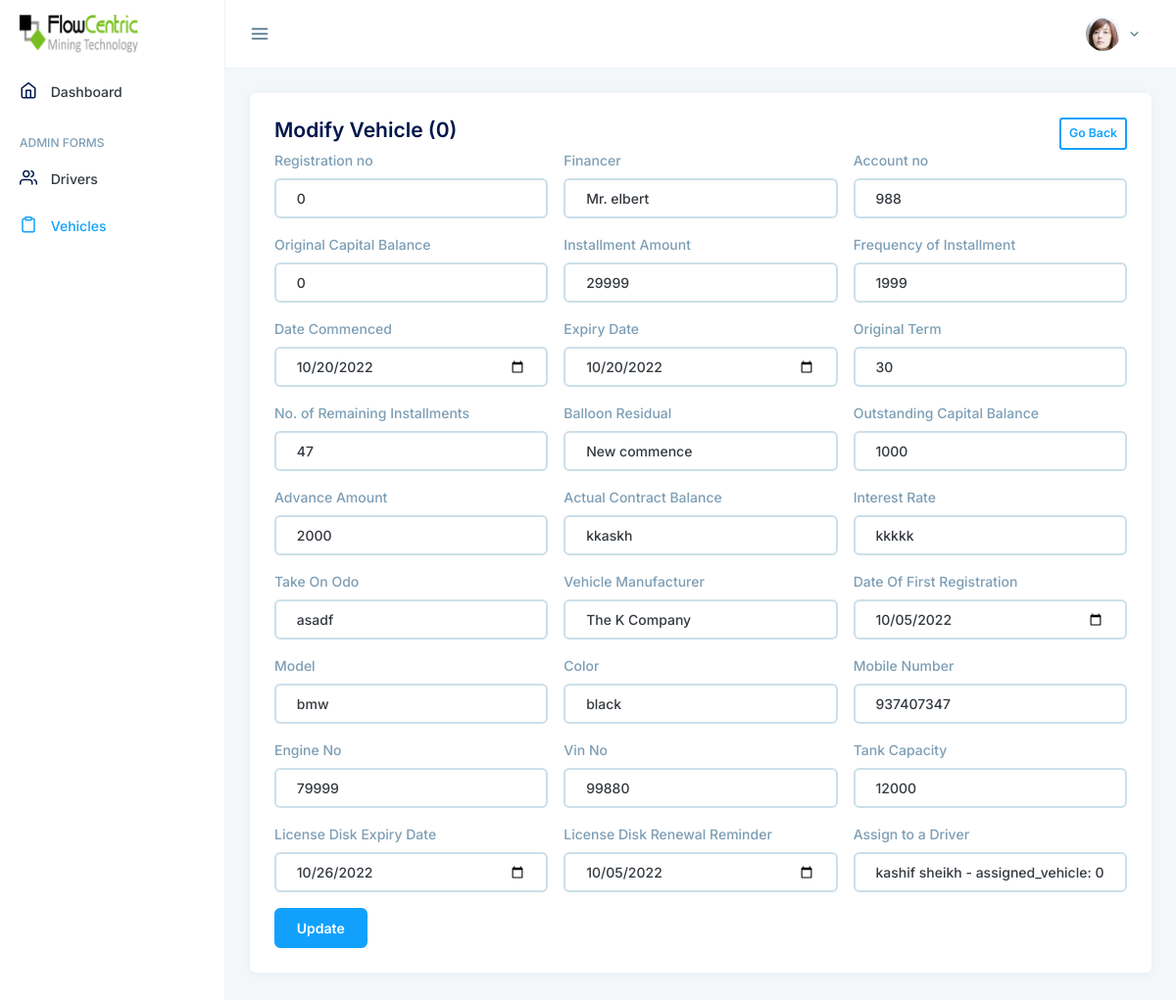
/vehicle_edit/3, run on an earlier commit of the app's database.
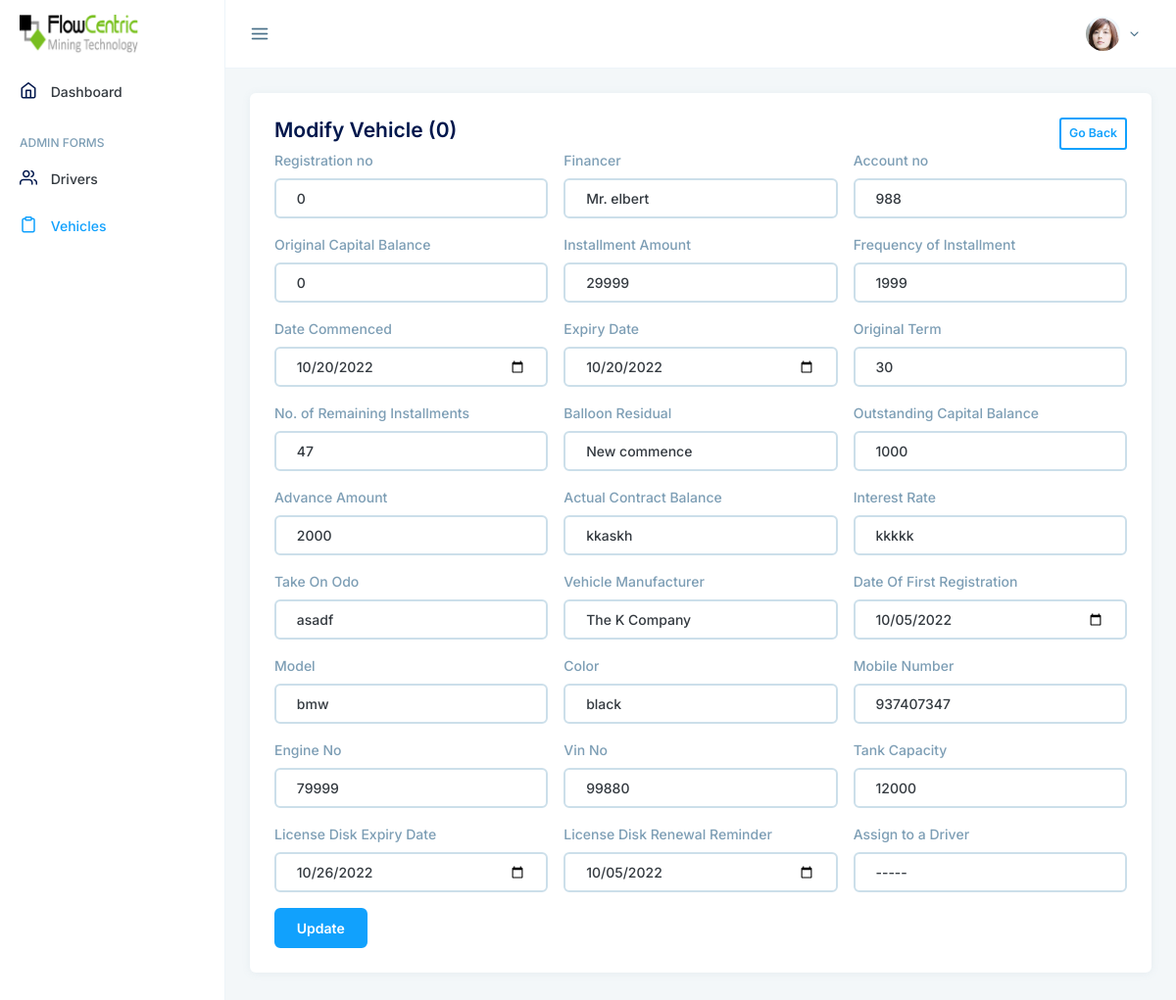
And on a later commit of the database.
### myapp/models.py (models this page shows)
class Vehicle(db.Model):
    id = db.Column(db.Integer, primary_key=True)
    registration_no = db.Column(db.Integer, nullable=False, unique=False)
    financer = db.Column(db.String(100), nullable=False, unique=False)
    account_no = db.Column(db.Integer, nullable=False, unique=False)
    original_capital_balance = db.Column(db.Integer, nullable=False, unique=False)
    installment_amount = db.Column(db.Integer, nullable=False, unique=False)
    frequency_of_installment = db.Column(db.Integer, nullable=False, unique=False)
    date_commenced = db.Column(db.Date, nullable=False, unique=False, default=datetime.now().date)
    expiry_date = db.Column(db.Date, nullable=False, unique=False, default=datetime.now().date)
    original_term = db.Column(db.Integer, nullable=False, unique=False)
    remaining_installments = db.Column(db.Integer, nullable=False, unique=False)
    balloon_risidual = db.Column(db.String(100), nullable=False, unique=False)
    outstanding_capital_balance = db.Column(db.Integer, nullable=False, unique=False)
    advance_amount = db.Column(db.Integer, nullable=False, unique=False)
    actual_contract_balance = db.Column(db.Integer, nullable=False, unique=False)
    interest_rate = db.Column(db.Integer, nullable=False, unique=False)
    take_on_odo = db.Column(db.String(100), nullable=False, unique=False)
    vehicle_manufacturer = db.Column(db.String(100), nullable=False, unique=False)
    date_of_first_registration = db.Column(db.Date, default=datetime.now().date)
    model = db.Column(db.String(25), nullable=False, unique=False)
    color = db.Column(db.String(25), nullable=False, unique=False)
    mobile_number = db.Column(db.Integer, nullable=True, unique=False)
    engine_no = db.Column(db.String(50), nullable=False, unique=False)
    vin_no = db.Column(db.String(50), nullable=False, unique=False)
    tank_capacity = db.Column(db.String(50), nullable=False, unique=False)
    license_disk_expiry_date = db.Column(db.Date, default=datetime.now().date)
    license_disk_renewal_date = db.Column(db.Date, default=datetime.now().date)
    driver_id = db.Column(db.Integer, db.ForeignKey("user.id"), unique=True, nullable=True)
    vehicle = db.relationship("VehicleExpense", backref="vehicle", uselist=False)
    def __repr__(self):
        return f"{self.registration_no}, financer: {self.financer}"

class User(db.Model, UserMixin):
    id = db.Column(db.Integer, primary_key=True)
    username = db.Column(db.String(40), nullable=False)
    email = db.Column(db.String(70))
    joining_date = db.Column(db.DateTime, default=datetime.now)
    password = db.Column(db.String(400))
    is_admin = db.Column(db.Boolean, default=False)
    employee_no = db.Column(db.Integer, unique=False, nullable=True)
    fleet_no = db.Column(db.Integer, unique=False, nullable=True)
    milage = db.Column(db.Integer, unique=False, nullable=True)
    driver_license_image = db.Column(db.String(200), unique=False, nullable=True)
    id_no_image = db.Column(db.String(200), unique=False, nullable=True)
    drivers_license_no = db.Column(db.Integer, unique=False, nullable=True)
    drivers_license_endorced = db.Column(db.String(5), unique=False, nullable=True)
    drivers_license_renewal_date = db.Column(db.Date, default=datetime.now().date)
    cell_no = db.Column(db.Integer, unique=False, nullable=True)
    family_members = db.Column(db.String(300), unique=False, nullable=True)
    vehicle = db.relationship("Vehicle", backref="driver", uselist=False)
    fleet_card = db.relationship("FleetCard", backref="fleet_card_driver", uselist=False)
    maintanance = db.relationship("MaintenancesTyres", backref="driver_maintanance", lazy='dynamic')
    vehicle_expense = db.relationship("VehicleExpense", backref="vehicle_expense", uselist=True)
    def __repr__(self):
        return f"{self.username} - assigned_vehicle: {self.vehicle}"

### myapp/driver/routes.py (the view, shortened to what this page needs)
@Admin_DriverVehicle.route("/vehicle_edit/<int:id>", methods=["GET", "POST"])
def edit_vehicle(id):
    vehicle = Vehicle.query.get(id)
    drivers = User.query.filter_by(is_admin=False).all()
    return render_template("admin/vehicle/vehicle_edit.html",
                           vehicle=vehicle, drivers=drivers,
                           vclass="router-link-active")

### myapp/templates/admin/vehicle/vehicle_edit.html (shortened to what the changed rows need)
{% extends "admin/admin_layout.html" %}
{% block body %}
<div class="main">
  <div class="card">
    <div class="card-body">
        <div class="d-flex flex-row justify-content-between">
            <h4>Modify Vehicle ({{ vehicle.registration_no }})</h4>
            <button class="btn btn-sm btn-outline-primary"
                onclick="history.back();">Go Back</button>
        </div>
      <form
        action="{{ url_for('Admin_DriverVehicle.edit_vehicle', id=vehicle.id) }}"
        method="post"
        class="row g-3 needs-validation"
        enctype="multipart/form-data"
      >
        <div class="col-md-4">
          <label for="registration_no" class="form-label">Registration no</label>
          <input type="text" class="form-control" id="registration_no"
            name="registration_no" value="{{ vehicle.registration_no }}"/>
        </div>
        <div class="col-md-4">
          <label for="financer" class="form-label">Financer</label>
          <input type="text" class="form-control" id="financer" name="financer"
            value="{{ vehicle.financer }}"/>
        </div>
        <div class="col-md-4">
          <label for="account_no" class="form-label">Account no</label>
            <input type="text" name="account_no" class="form-control" id="account_no" \
                value="{{ vehicle.account_no }}"/>
        </div>
        <div class="col-md-4">
          <label for="original_capital_balance" class="form-label">Original Capital Balance</label>
          <input type="text" class="form-control" id="original_capital_balance" name="original_capital_balance"
            value="{{ vehicle.original_capital_balance }}"/>
        </div>
        <div class="col-md-4">
          <label for="installment_amount" class="form-label">Installment Amount</label>
          <input type="number" class="form-control" id="installment_amount" name="installment_amount"
            value="{{ vehicle.installment_amount }}"/>
        </div>
        <div class="col-md-4">
          <label for="freuency_of_installment" class="form-label">Frequency of Installment</label>
          <input type="text" class="form-control" id="freuency_of_installment" name="freuency_of_installment"
            value="{{ vehicle.frequency_of_installment }}"/>
        </div>
        <div class="col-md-4">
          <label for="date_commenced" class="form-label">Date Commenced</label>
          <input type="date" class="form-control" id="date_commenced" name="date_commenced"
            value="{{ vehicle.date_commenced }}"/>
        </div>
        <div class="col-md-4">
          <label for="expiry_date" class="form-label">Expiry Date</label>
          <input type="date" class="form-control" id="expiry_date" name="expiry_date"
          value="{{ vehicle.date_commenced }}"/>
        </div>
        <div class="col-md-4">
          <label for="original_term" class="form-label">Original Term</label>
          <input type="number" class="form-control" id="original_term" name="original_term"
          value="{{ vehicle.original_term }}"/>
        </div>
        <div class="col-md-4">
          <label for="remaining_installments" class="form-label">No. of Remaining Installments</label>
          <input type="number" class="form-control" id="remaining_installments" name="remaining_installments"
            value="{{ vehicle.remaining_installments }}"/>
        </div>
        <div class="col-md-4">
          <label for="balloon_residual" class="form-label">Balloon Residual</label>
          <input type="text" class="form-control" id="balloon_residual" name="balloon_residual"
            value="{{ vehicle.balloon_risidual }}"/>
        </div>
        <div class="col-md-4">
          <label for="outstanding_capital_balance" class="form-label">Outstanding Capital Balance</label>
          <input type="text" class="form-control" id="outstanding_capital_balance" name="outstanding_capital_balance"
            value="{{ vehicle.outstanding_capital_balance }}" />
        </div>
        <div class="col-md-4">
          <label for="advance_amount" class="form-label">Advance Amount</label>
          <input type="text" class="form-control" id="advance_amount" name="advance_amount"
            value="{{ vehicle.advance_amount }}" />
        </div>
        <div class="col-md-4">
          <label for="actual_contract_balance" class="form-label">Actual Contract Balance</label>
          <input type="text" class="form-control" id="actual_contract_balance" name="actual_contract_balance"
            value="{{ vehicle.actual_contract_balance }}" />
        </div>
        <div class="col-md-4">
          <label for="interest_rate" class="form-label">Interest Rate</label>
          <input type="text" class="form-control" id="interest_rate" name="interest_rate"
            value="{{ vehicle.interest_rate }}" />
        </div>
        <div class="col-md-4">
          <label for="Take_on_Odo" class="form-label">Take On Odo </label>
          <input type="text" class="form-control" id="Take_on_Odo" name="Take_on_Odo"
            value="{{ vehicle.take_on_odo }}" />
        </div>
        <div class="col-md-4">
          <label for="vehicle_manufacturer" class="form-label">Vehicle Manufacturer</label>
          <input type="text" class="form-control" id="vehicle_manufacturer" name="vehicle_manufacturer"
            value="{{ vehicle.vehicle_manufacturer }}" />
        </div>
        <div class="col-md-4">
          <label for="date_of_first_registration" class="form-label">Date Of First Registration</label>
          <input type="date" class="form-control" id="date_of_first_registration" name="date_of_first_registration"
            value="{{ vehicle.date_of_first_registration }}" />
        </div>
        <div class="col-md-4">
          <label for="model" class="form-label">Model</label>
          <input type="text" class="form-control" id="model" name="model"
            value="{{ vehicle.model }}" />
        </div>
        <div class="col-md-4">
          <label for="color" class="form-label">Color</label>
          <input type="text" class="form-control" id="color" name="color"
            value="{{ vehicle.color }}" />
        </div>
        <div class="col-md-4">
          <label for="mobile_number" class="form-label">Mobile Number</label>
          <input type="text" class="form-control" id="mobile_number" name="mobile_number"
            value="{{ vehicle.mobile_number }}" />
        </div>
        <div class="col-md-4">
          <label for="engine_no" class="form-label">Engine No</label>
          <input type="text" class="form-control" id="engine_no" name="engine_no"
            value="{{ vehicle.engine_no }}" />
        </div>
        <div class="col-md-4">
          <label for="vin_no" class="form-label">Vin No</label>
          <input type="text" class="form-control" id="vin_no" name="vin_no"
            value="{{ vehicle.vin_no }}" />
        </div>
        <div class="col-md-4">
          <label for="tank_capacity" class="form-label">Tank Capacity</label>
          <input type="text" class="form-control" id="tank_capacity" name="tank_capacity"
            value="{{ vehicle.tank_capacity }}" />
        </div>
        <div class="col-md-4">
          <label for="license_disk_expiry_date" class="form-label">License Disk Expiry Date</label>
          <input type="date" class="form-control" id="license_disk_expiry_date" name="license_disk_expiry_date"
            value="{{ vehicle.license_disk_expiry_date }}" />
        </div>
        <div class="col-md-4">
          <label for="license_disk_renewal_reminder" class="form-label">License Disk Renewal Reminder</label>
          <input type="date" class="form-control" id="license_disk_renewal_reminder" name="license_disk_renewal_reminder"
          value="{{ vehicle.license_disk_renewal_date }}"  />
        </div>
        <div class="col-md-4">
          <label for="assign_to_a_driver" class="form-label">Assign to a Driver</label>
          <select class="form-control" name="assign_to_a_driver" id="assign_to_a_driver">
            <option value="" selected>-----</option>
            {% for d in drivers %}
            <option value="{{ d.id }}"
            {% if d.vehicle.id == vehicle.id %}
                    selected
            {% endif %}
            >{{ d }}</option>
            {% endfor %}
          </select>
        </div>
      </form>
    </div>
  </div>
</div>
{% endblock body %}

What changed in the data, as far as the page shows it:
changed Vehicle "Mr. elbert": assign_to_a_driver "kashif sheikh - assigned_vehicle: 0, financer: Mr. elbert" → (not shown)
Also different on the page:
form field assign_to_a_driver: (not shown) → "-----"
